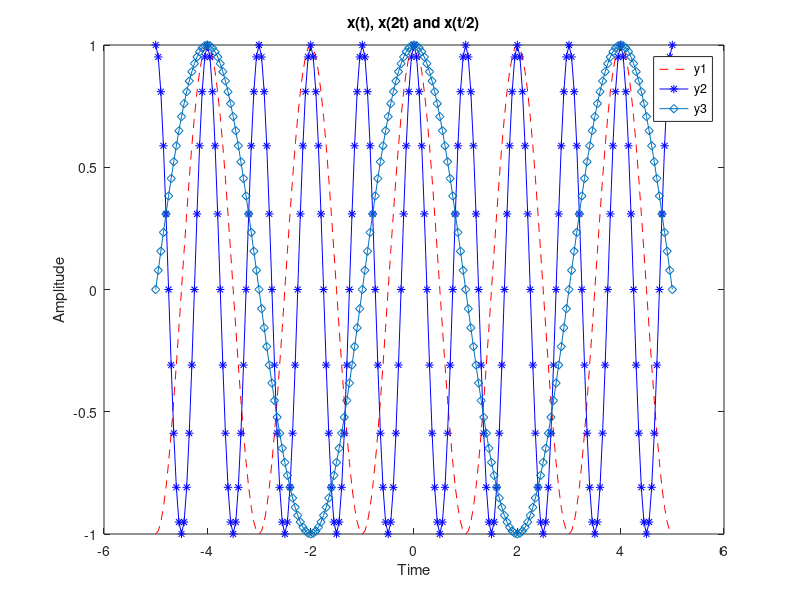

MATLAB code for this plot:
t=-5:.05:5;
y1=cos(pi*t);
y2=cos(pi*2*t);
y3=cos(pi*t/2);
plot(t,y1,'r--',t,y2,'b-*',t,y3,'-d');
xlabel('Time');
ylabel('Amplitude');
title('x(t), x(2t) and x(t/2)');
legend('y1','y2','y3');
grid off;